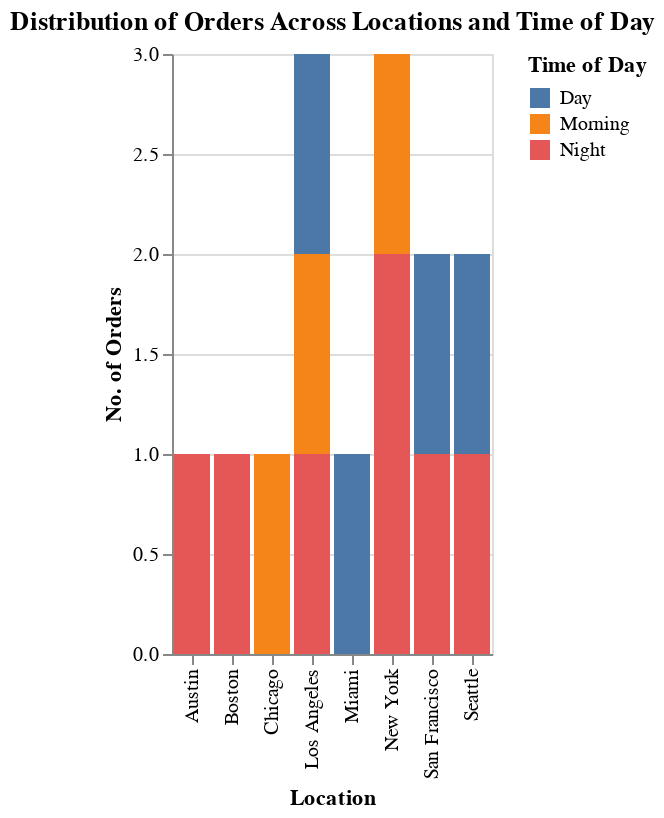

The notebook cell this image was saved under:
### Code cell
import altair as alt

# Create a stacked bar chart
chart = (
    alt.Chart(merged_df)
    .mark_bar()
    .encode(
        x=alt.X("Location", axis=alt.Axis(title="Location")),
        y=alt.Y("count()", title="No. of Orders"),
        color=alt.Color("Time of Day", legend=alt.Legend(title="Time of Day")),
        tooltip=["Location", "Time of Day", "count()"],
    )
    .properties(title="Distribution of Orders Across Locations and Time of Day")
    .interactive()
)

# Display the plot
chart.save("order_distribution_accross_locations_by_time_of_day.json")
chart.display()

### Figure 1 — Vega-Lite specification as saved in the notebook (floating-point values rounded to 4 significant figures)
{"config": {"view": {"continuousWidth": 300, "continuousHeight": 300}}, "data": {"name": "data-3bb4537fa5dc1137e40a629c8cacb0f4"}, "mark": {"type": "bar"}, "encoding": {"color": {"field": "Time of Day", "legend": {"title": "Time of Day"}, "type": "nominal"}, "tooltip": [{"field": "Location", "type": "nominal"}, {"field": "Time of Day", "type": "nominal"}, {"aggregate": "count", "type": "quantitative"}], "x": {"axis": {"title": "Location"}, "field": "Location", "type": "nominal"}, "y": {"aggregate": "count", "title": "No. of Orders", "type": "quantitative"}}, "params": [{"name": "param_4", "select": {"type": "interval", "encodings": ["x", "y"]}, "bind": "scales"}], "title": "Distribution of Orders Across Locations and Time of Day", "$schema": "https://vega.github.io/schema/vega-lite/v5.20.1.json", "datasets": {"data-3bb4537fa5dc1137e40a629c8cacb0f4": [{"Session ID": "S001", "User ID": "U001", "Dish Name_x": "Spaghetti", "Meal Type_x": "Dinner", "Session Start": "2024-12-01T19:00:00", "Session End": "2024-12-01T19:30:00", "Duration (mins)": 30, "Session Rating": 4.5, "Order ID": 1001, "Order Date": "2024-12-01T00:00:00", "Meal Type_y": "Dinner", "Dish Name_y": "Spaghetti", "Order Status": "Completed", "Amount (USD)": 15.0, "Time of Day": "Night", "Rating": 5.0, "User Name": "Alice Johnson", "Age": 28, "Location": "New York", "Registration Date": "2023-01-15T00:00:00", "Phone": "123-456-7890", "Email": "alice@email.com", "Favorite Meal": "Dinner", "Total Orders": 12}, {"Session ID": "S002", "User ID": "U002", "Dish Name_x": "Caesar Salad", "Meal Type_x": "Lunch", "Session Start": "2024-12-01T12:00:00", "Session End": "2024-12-01T12:20:00", "Duration (mins)": 20, "Session Rating": 4.0, "Order ID": 1002, "Order Date": "2024-12-01T00:00:00", "Meal Type_y": "Lunch", "Dish Name_y": "Caesar Salad", "Order Status": "Completed", "Amount (USD)": 10.0, "Time of Day": "Day", "Rating": 4.0, "User Name": "Bob Smith", "Age": 35, "Location": "Los Angeles", "Registration Date": "2023-02-20T00:00:00", "Phone": "987-654-3210", "Email": "bob@email.com", "Favorite Meal": "Lunch", "Total Orders": 8}, {"Session ID": "S004", "User ID": "U001", "Dish Name_x": "Pancakes", "Meal Type_x": "Breakfast", "Session Start": "2024-12-02T07:30:00", "Session End": "2024-12-02T08:00:00", "Duration (mins)": 30, "Session Rating": 4.2, "Order ID": 1004, "Order Date": "2024-12-02T00:00:00", "Meal Type_y": "Breakfast", "Dish Name_y": "Pancakes", "Order Status": "Completed", "Amount (USD)": 8.0, "Time of Day": "Morning", "Rating": 4.0, "User Name": "Alice Johnson", "Age": 28, "Location": "New York", "Registration Date": "2023-01-15T00:00:00", "Phone": "123-456-7890", "Email": "alice@email.com", "Favorite Meal": "Dinner", "Total Orders": 12}, {"Session ID": "S005", "User ID": "U004", "Dish Name_x": "Caesar Salad", "Meal Type_x": "Lunch", "Session Start": "2024-12-03T13:00:00", "Session End": "2024-12-03T13:15:00", "Duration (mins)": 15, "Session Rating": 4.7, "Order ID": 1005, "Order Date": "2024-12-03T00:00:00", "Meal Type_y": "Lunch", "Dish Name_y": "Caesar Salad", "Order Status": "Completed", "Amount (USD)": 9.0, "Time of Day": "Day", "Rating": 4.0, "User Name": "David Brown", "Age": 27, "Location": "San Francisco", "Registration Date": "2023-04-05T00:00:00", "Phone": "444-333-2222", "Email": "david@email.com", "Favorite Meal": "Dinner", "Total Orders": 10}, {"Session ID": "S006", "User ID": "U002", "Dish Name_x": "Spaghetti", "Meal Type_x": "Dinner", "Session Start": "2024-12-03T18:30:00", "Session End": "2024-12-03T19:00:00", "Duration (mins)": 30, "Session Rating": 4.3, "Order ID": 1006, "Order Date": "2024-12-03T00:00:00", "Meal Type_y": "Dinner", "Dish Name_y": "Spaghetti", "Order Status": "Completed", "Amount (USD)": 14.0, "Time of Day": "Night", "Rating": 4.0, "User Name": "Bob Smith", "Age": 35, "Location": "Los Angeles", "Registration Date": "2023-02-20T00:00:00", "Phone": "987-654-3210", "Email": "bob@email.com", "Favorite Meal": "Lunch", "Total Orders": 8}, {"Session ID": "S007", "User ID": "U005", "Dish Name_x": "Grilled Chicken", "Meal Type_x": "Dinner", "Session Start": "2024-12-04T18:00:00", "Session End": "2024-12-04T18:45:00", "Duration (mins)": 45, "Session Rating": 4.6, "Order ID": 1007, "Order Date": "2024-12-04T00:00:00", "Meal Type_y": "Dinner", "Dish Name_y": "Grilled Chicken", "Order Status": "Completed", "Amount (USD)": 13.5, "Time of Day": "Night", "Rating": 4.0, "User Name": "Emma White", "Age": 30, "Location": "Seattle", "Registration Date": "2023-05-22T00:00:00", "Phone": "777-888-9999", "Email": "emma@email.com", "Favorite Meal": "Lunch", "Total Orders": 9}, {"Session ID": "S009", "User ID": "U001", "Dish Name_x": "Grilled Chicken", "Meal Type_x": "Dinner", "Session Start": "2024-12-05T19:00:00", "Session End": "2024-12-05T19:40:00", "Duration (mins)": 40, "Session Rating": 4.9, "Order ID": 1009, "Order Date": "2024-12-05T00:00:00", "Meal Type_y": "Dinner", "Dish Name_y": "Grilled Chicken", "Order Status": "Completed", "Amount (USD)": 12.0, "Time of Day": "Night", "Rating": 5.0, "User Name": "Alice Johnson", "Age": 28, "Location": "New York", "Registration Date": "2023-01-15T00:00:00", "Phone": "123-456-7890", "Email": "alice@email.com", "Favorite Meal": "Dinner", "Total Orders": 12}, {"Session ID": "S010", "User ID": "U002", "Dish Name_x": "Oatmeal", "Meal Type_x": "Breakfast", "Session Start": "2024-12-05T07:00:00", "Session End": "2024-12-05T07:10:00", "Duration (mins)": 10, "Session Rating": 4.1, "Order ID": 1010, "Order Date": "2024-12-05T00:00:00", "Meal Type_y": "Breakfast", "Dish Name_y": "Oatmeal", "Order Status": "Completed", "Amount (USD)": 7.0, "Time of Day": "Morning", "Rating": 4.0, "User Name": "Bob Smith", "Age": 35, "Location": "Los Angeles", "Registration Date": "2023-02-20T00:00:00", "Phone": "987-654-3210", "Email": "bob@email.com", "Favorite Meal": "Lunch", "Total Orders": 8}, {"Session ID": "S011", "User ID": "U003", "Dish Name_x": "Pancakes", "Meal Type_x": "Breakfast", "Session Start": "2024-12-06T08:00:00", "Session End": "2024-12-06T08:30:00", "Duration (mins)": 30, "Session Rating": 4.6, "Order ID": 1011, "Order Date": "2024-12-06T00:00:00", "Meal Type_y": "Breakfast", "Dish Name_y": "Pancakes", "Order Status": "Completed", "Amount (USD)": 8.5, "Time of Day": "Morning", "Rating": 4.0, "User Name": "Charlie Lee", "Age": 42, "Location": "Chicago", "Registration Date": "2023-03-10T00:00:00", "Phone": "555-123-4567", "Email": "charlie@email.com", "Favorite Meal": "Breakfast", "Total Orders": 15}, {"Session ID": "S012", "User ID": "U004", "Dish Name_x": "Spaghetti", "Meal Type_x": "Dinner", "Session Start": "2024-12-06T19:00:00", "Session End": "2024-12-06T19:40:00", "Duration (mins)": 40, "Session Rating": 4.7, "Order ID": 1012, "Order Date": "2024-12-06T00:00:00", "Meal Type_y": "Dinner", "Dish Name_y": "Spaghetti", "Order Status": "Completed", "Amount (USD)": 12.5, "Time of Day": "Night", "Rating": 4.0, "User Name": "David Brown", "Age": 27, "Location": "San Francisco", "Registration Date": "2023-04-05T00:00:00", "Phone": "444-333-2222", "Email": "david@email.com", "Favorite Meal": "Dinner", "Total Orders": 10}, {"Session ID": "S013", "User ID": "U005", "Dish Name_x": "Caesar Salad", "Meal Type_x": "Lunch", "Session Start": "2024-12-07T12:30:00", "Session End": "2024-12-07T13:00:00", "Duration (mins)": 30, "Session Rating": 4.4, "Order ID": 1013, "Order Date": "2024-12-07T00:00:00", "Meal Type_y": "Lunch", "Dish Name_y": "Caesar Salad", "Order Status": "Completed", "Amount (USD)": 9.0, "Time of Day": "Day", "Rating": 4.0, "User Name": "Emma White", "Age": 30, "Location": "Seattle", "Registration Date": "2023-05-22T00:00:00", "Phone": "777-888-9999", "Email": "emma@email.com", "Favorite Meal": "Lunch", "Total Orders": 9}, {"Session ID": "S014", "User ID": "U006", "Dish Name_x": "Grilled Chicken", "Meal Type_x": "Dinner", "Session Start": "2024-12-07T18:00:00", "Session End": "2024-12-07T18:45:00", "Duration (mins)": 45, "Session Rating": 4.8, "Order ID": 1014, "Order Date": "2024-12-07T00:00:00", "Meal Type_y": "Dinner", "Dish Name_y": "Grilled Chicken", "Order Status": "Completed", "Amount (USD)": 13.0, "Time of Day": "Night", "Rating": 5.0, "User Name": "Frank Green", "Age": 25, "Location": "Austin", "Registration Date": "2023-06-15T00:00:00", "Phone": "888-777-6666", "Email": "frank@email.com", "Favorite Meal": "Dinner", "Total Orders": 7}, {"Session ID": "S015", "User ID": "U007", "Dish Name_x": "Spaghetti", "Meal Type_x": "Dinner", "Session Start": "2024-12-08T19:30:00", "Session End": "2024-12-08T20:10:00", "Duration (mins)": 40, "Session Rating": 5.0, "Order ID": 1015, "Order Date": "2024-12-08T00:00:00", "Meal Type_y": "Dinner", "Dish Name_y": "Spaghetti", "Order Status": "Completed", "Amount (USD)": 14.0, "Time of Day": "Night", "Rating": 5.0, "User Name": "Grace King", "Age": 38, "Location": "Boston", "Registration Date": "2023-07-02T00:00:00", "Phone": "999-888-7777", "Email": "grace@email.com", "Favorite Meal": "Breakfast", "Total Orders": 14}, {"Session ID": "S016", "User ID": "U008", "Dish Name_x": "Veggie Burger", "Meal Type_x": "Lunch", "Session Start": "2024-12-08T13:30:00", "Session End": "2024-12-08T13:50:00", "Duration (mins)": 20, "Session Rating": 4.3, "Order ID": 1016, "Order Date": "2024-12-08T00:00:00", "Meal Type_y": "Lunch", "Dish Name_y": "Veggie Burger", "Order Status": "Completed", "Amount (USD)": 11.0, "Time of Day": "Day", "Rating": 4.0, "User Name": "Henry Lee", "Age": 31, "Location": "Miami", "Registration Date": "2023-08-11T00:00:00", "Phone": "101-202-3030", "Email": "henry@email.com", "Favorite Meal": "Dinner", "Total Orders": 5}]}}
